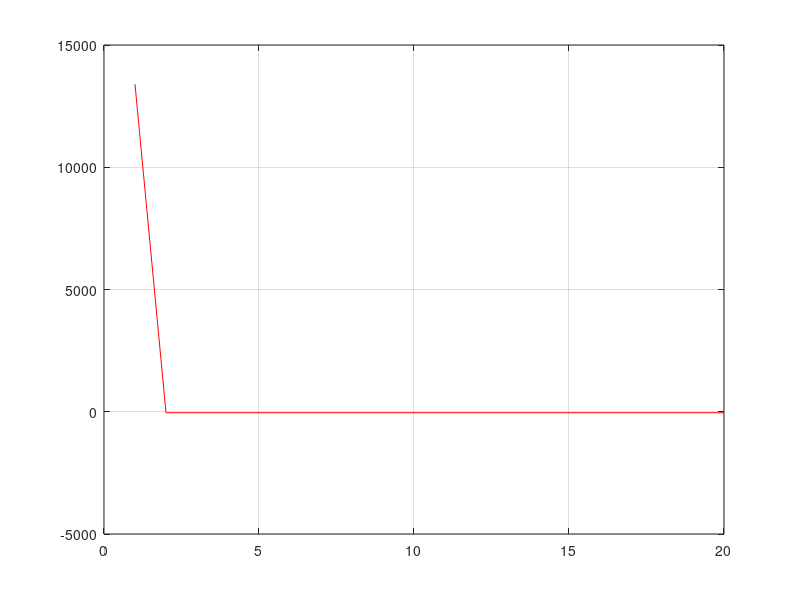

Write MATLAB code to recreate this figure.
clear all

m = 68.1;
v = 40;
g = 9.8;
t = 10;
epsi_adm = 0.00005;

c = 0:1:20; 
l = length(c);
f = m*g.*c.^(-l).*(l-exp(-(c/m)*t))-v;

plot(c, f, 'r')
grid

for i = 1:(l-1),
    if f(i)*f(i + 1) <= 0,
        a = c(i); fa = f(i);
        b = c(i + 1); fb=f(i+1);
    end
end

c_nou = (a+b) / 2;
epsi = abs((a-b)/a)*100;
N = 0;
c_nou = (a*fb-b*fa)/(fb-fa);

while epsi > epsi_adm,
    fc_nou=m*g.*c_nou.^(-l).*(1-exp(-c_nou/m*t))-v;
    ff = fa * fc_nou;

    if ff < 0,
        b = c_nou;
    else
        a = c_nou;
    end
        N = N+1;
        c_old = c_nou;
        fa=m*g.*a.^(-1).*(1-exp(-a/m*t))-v;
        fa=m*g.*b.^(-1).*(1-exp(-b/m*t))-v;
        c_nou = (a*fb - b*fa)/(fb-fa);
    epsi = abs((c_nou - c_old)/c_nou)*100;
end

disp('Linear Interpolation Method: x0 eroarea*e5    N')
disp('-----------------------------------')
[c_nou epsi*1e5 N]